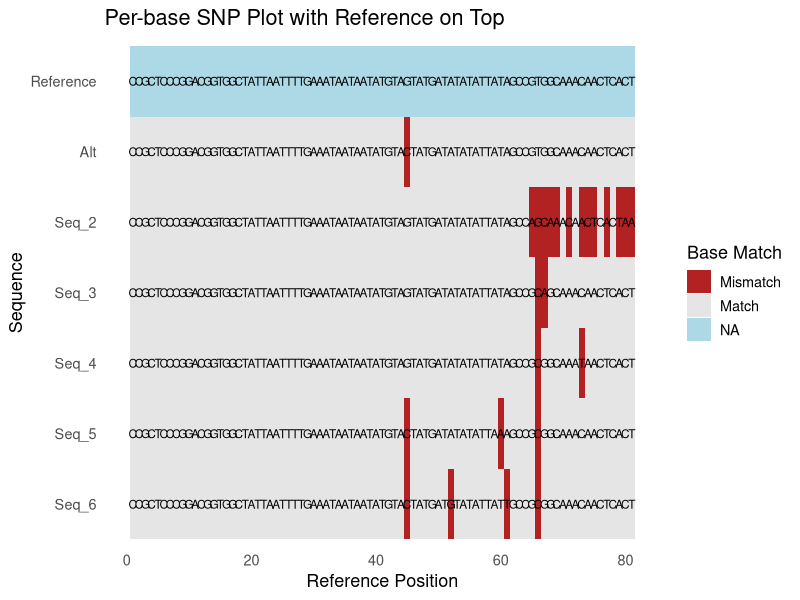

Reproduce this figure in R.
# =============================================================================
# Title:    SNP Mismatch Visualization with Reference and Nucleotide Labels
# Author:   Marcelo Mollinari (adapted)
# Date:     2025-04-22
# Purpose:  Compare multiple sequences against a reference, mark mismatches,
#           display each base, and show the reference atop all others.
# =============================================================================

# ----------------------------
# 1. Load required packages
# ----------------------------
library(tidyverse)

# ----------------------------
# 2. Define reference sequence
# ----------------------------
ref <- 
  "CCGCTCCCGGACGGTGGCTATTAATTTTGAAATAATAATATGTAGTATGATATATATTATAGCCGTGGCAAACAACTCACT"

# ----------------------------
# 3. Split reference into bases
# ----------------------------
ref_bases <- strsplit(ref, "")[[1]]

# ----------------------------
# 4. Create data frame for reference row
# ----------------------------
ref_df <- tibble(
  SeqName  = "Reference",
  Position = seq_along(ref_bases),
  RefBase  = ref_bases,
  Base     = ref_bases,
  Match    = NA
)

# ----------------------------
# 5. Define sequences to compare
# ----------------------------
seqs <- c(
  "CCGCTCCCGGACGGTGGCTATTAATTTTGAAATAATAATATGTACTATGATATATATTATAGCCGTGGCAAACAACTCACT",  # Alt
  "CCGCTCCCGGACGGTGGCTATTAATTTTGAAATAATAATATGTAGTATGATATATATTATAGCCAGCAAACAACTCACTAA",  # RefMatch
  "CCGCTCCCGGACGGTGGCTATTAATTTTGAAATAATAATATGTAGTATGATATATATTATAGCCGCAGCAAACAACTCACT",  # RefMatch
  "CCGCTCCCGGACGGTGGCTATTAATTTTGAAATAATAATATGTAGTATGATATATATTATAGCCGCGGCAAATAACTCACT",  # RefMatch
  "CCGCTCCCGGACGGTGGCTATTAATTTTGAAATAATAATATGTACTATGATATATATTAAAGCCGCGGCAAACAACTCACT",  # AltMatch
  "CCGCTCCCGGACGGTGGCTATTAATTTTGAAATAATAATATGTACTATGATGTATATTATTGCCGCGGCAAACAACTCACT"   # AltMatch
)
names(seqs) <- c("Alt", paste0("Seq_", seq_along(seqs)[-1]))

# ----------------------------
# 6. SNP‐building function
# ----------------------------
get_snp_df <- function(sequence, ref, seqname) {
  ref_split <- strsplit(ref, "")[[1]]
  seq_split <- strsplit(sequence, "")[[1]]
  len <- min(length(ref_split), length(seq_split))
  tibble(
    SeqName  = seqname,
    Position = 1:len,
    RefBase  = ref_split[1:len],
    Base     = seq_split[1:len],
    Match    = (Base == RefBase)
  )
}

# ----------------------------
# 7. Assemble full data frame
# ----------------------------
wanted <- names(seqs)
seq_df <- map2_dfr(seqs[wanted], wanted, ~ get_snp_df(.x, ref, .y))
all_df  <- bind_rows(ref_df, seq_df) %>%
  mutate(SeqName = factor(SeqName, levels = c("Reference", wanted)))

# ----------------------------
# 8. Plot: Reference on top
# ----------------------------
# We'll plot y=SeqName and then set scale_y_discrete so Reference is at the top.
ggplot(all_df, aes(x = Position, y = SeqName, label = Base)) +
  # background tiles
  geom_tile(aes(fill = Match, alpha = is.na(Match)), data = all_df) +
  scale_alpha_manual(values = c(`TRUE` = 1, `FALSE` = 1), guide = "none") +
  scale_fill_manual(
    na.value  = "lightblue",   # reference row
    values    = c("FALSE" = "firebrick", "TRUE" = "gray90"),
    labels    = c("Mismatch", "Match")
  ) +
  # nucleotide text
  geom_text(size = 3, color = "black") +
  # invert the order so Reference is drawn at the top
  scale_y_discrete(limits = rev(levels(all_df$SeqName))) +
  labs(
    title = "Per-base SNP Plot with Reference on Top",
    x     = "Reference Position",
    y     = "Sequence",
    fill  = "Base Match"
  ) +
  theme_minimal(base_size = 13) +
  theme(
    panel.grid   = element_blank(),
    legend.position = "right"
  )
